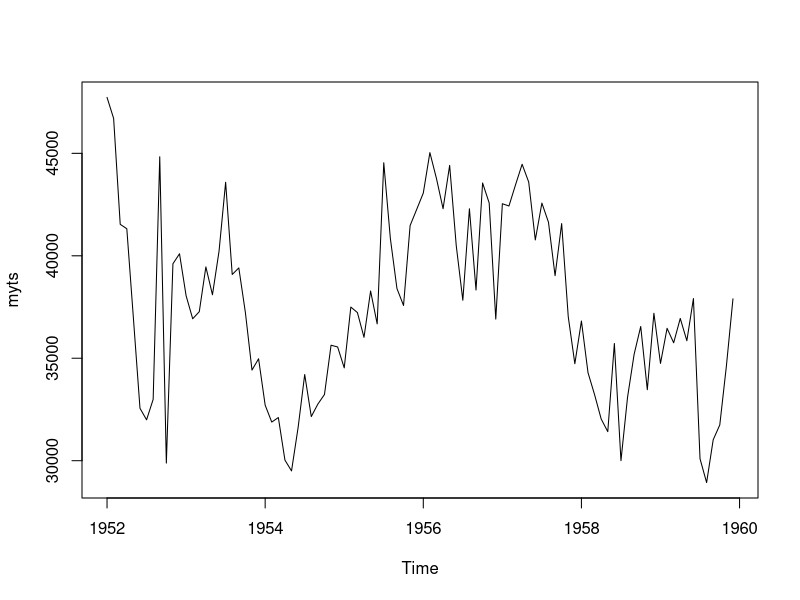
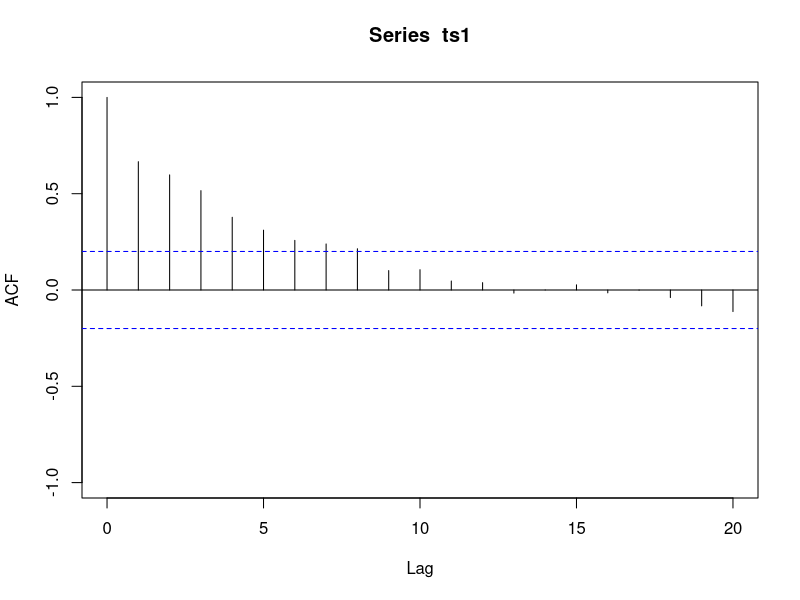
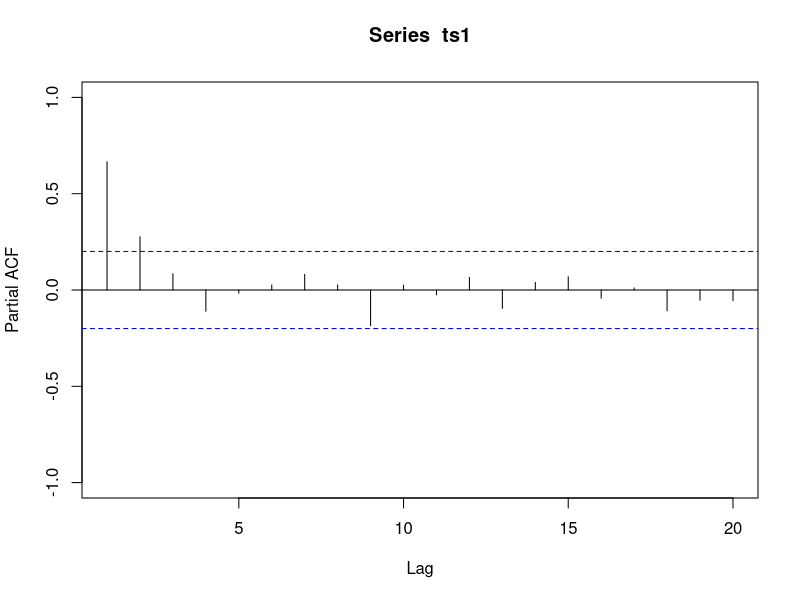
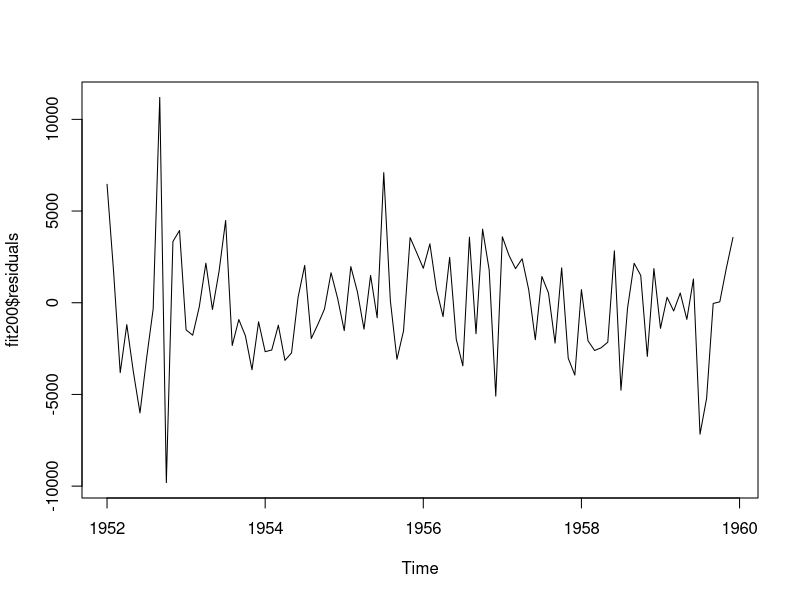
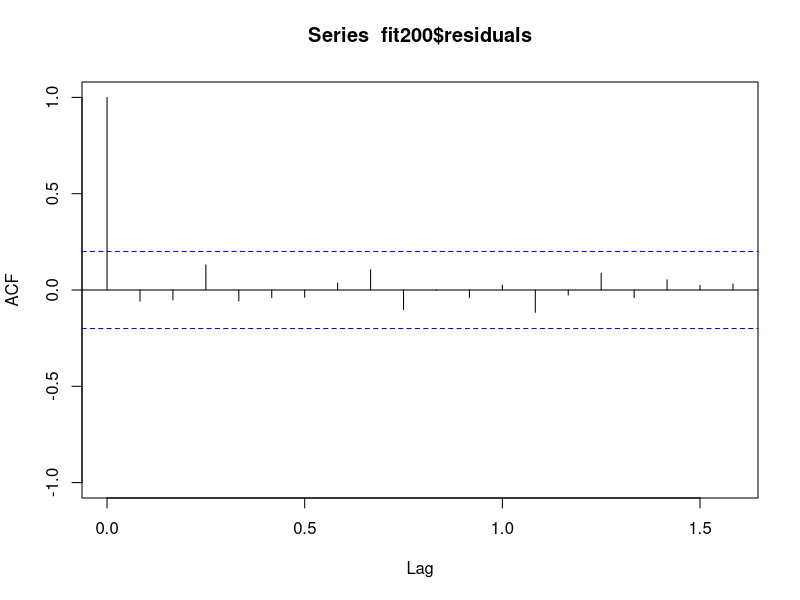
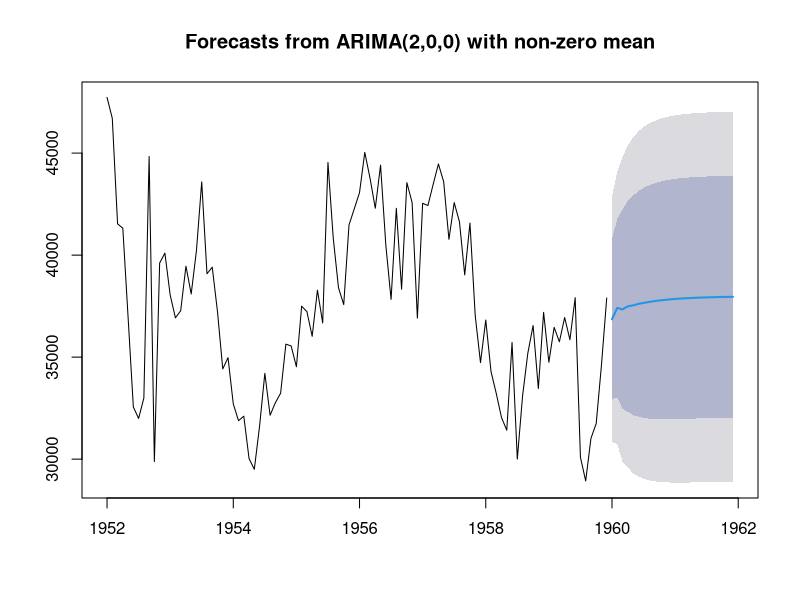

Recreate these plots in R, in order.
## ---- chunk 1
knitr::opts_chunk$set(echo = TRUE)
## ---- chunk 2
library(forecast)
library(lmtest)
## ---- chunk 3

ts1 = c(47730,46704,41535,41319,36962,32558,31995,32993,44834,29883,39611,
        40099,38051,36927,37272,39457,38097,40226,43589,39088,39409,37226,
        34421,34975,32710,31885,32106,30029,29501,31620,34205,32153,32764,
        33230,35636,35550,34529,37498,37229,36021,38281,36676,44541,40850,
        38404,37575,41476,42267,43062,45036,43769,42298,44412,40498,37830,
        42294,38330,43554,42579,36911,42541,42430,43465,44468,43597,40774,
        42573,41635,39030,41572,37027,34732,36817,34295,33218,32034,31417,
        35719,30001,33096,35196,36550,33463,37195,34748,36461,35754,36943,
        35854,37912,30095,28931,31020,31746,34613,37901)

myts <- ts(ts1, start=c(1952, 1), end=c(1959, 12), frequency=12)
## ---- chunk 4

plot(myts)

## ---- chunk 5


acf(ts1,ylim=c(-1,1), lag.max = 20)

## ---- chunk 6


pacf(ts1,ylim=c(-1,1), lag.max = 20)

## ---- chunk 7
fit200 = arima(myts,order =  c(2,0,0))
fit200
## ---- chunk 8
coeftest(fit200)
## ---- chunk 9

fit202 = arima(myts,order =  c(2,0,2))
fit101 = arima(myts,order =  c(1,0,1))

## ---- chunk 10
AIC(fit200)
AIC(fit202)
AIC(fit101)
## ---- chunk 11
BIC(fit200)
BIC(fit202)
BIC(fit101)
## ---- chunk 12
plot(fit200$residuals)
## ---- chunk 13
acf(fit200$residuals,ylim=c(-1,1))
## ---- chunk 14
Box.test(fit200$residuals, lag = 10, type = "Ljung-Box", fitdf = 2)
## ---- chunk 15
forecast(fit200,h=24)
plot(forecast(fit200,h=24))
